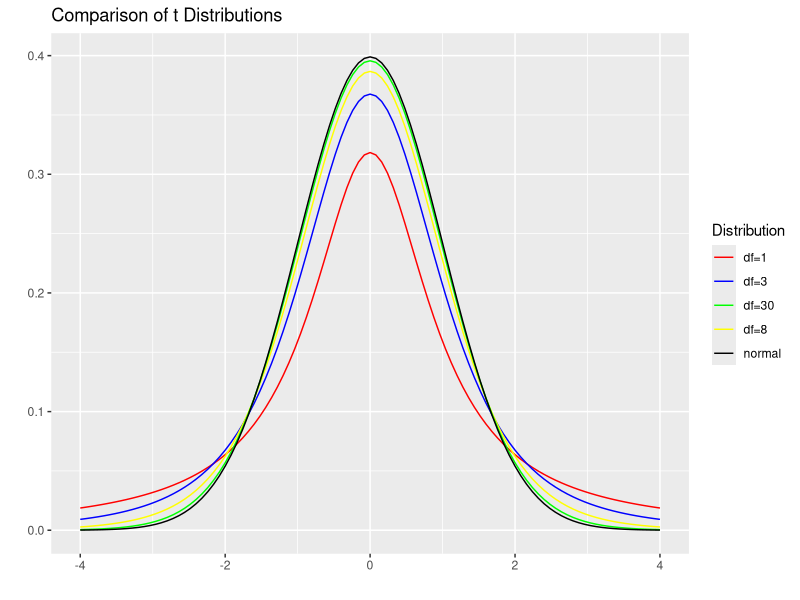
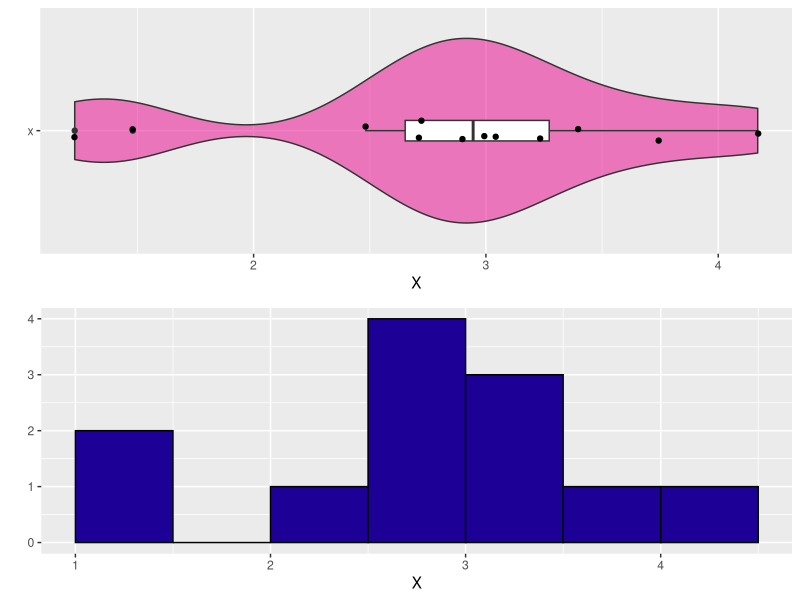
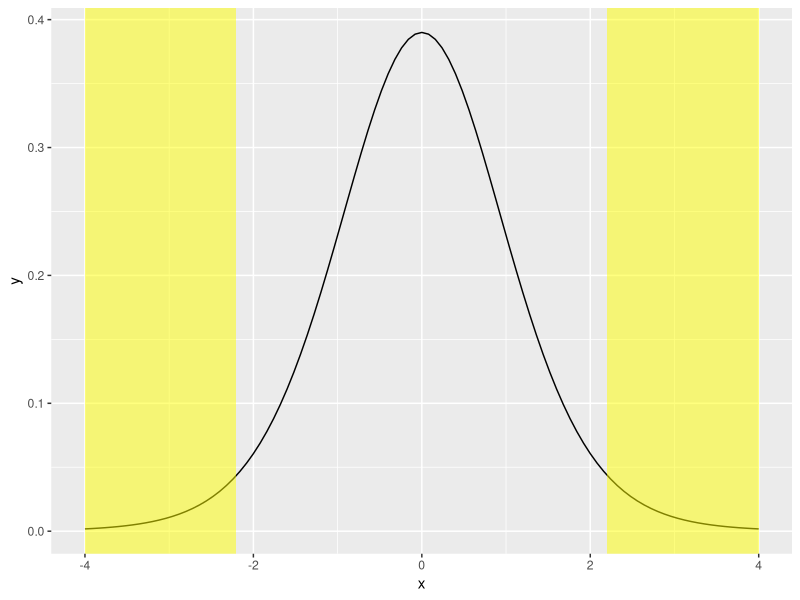
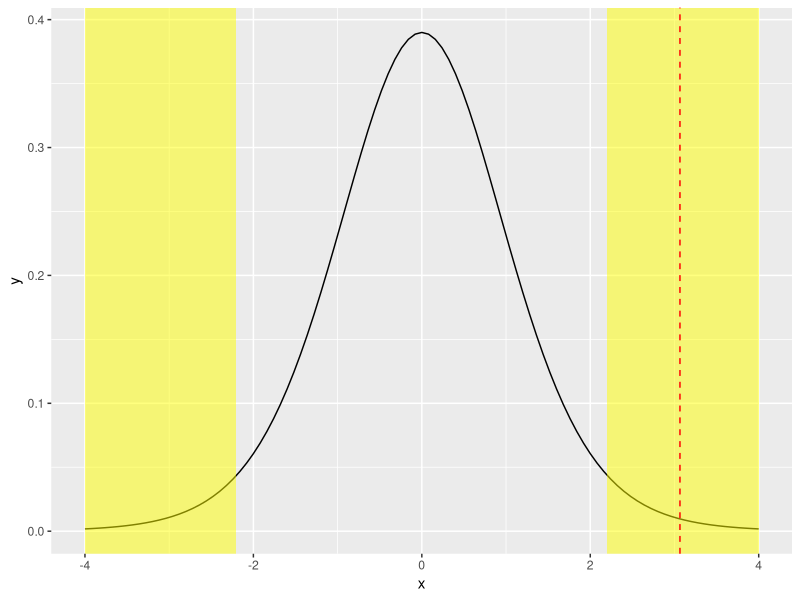
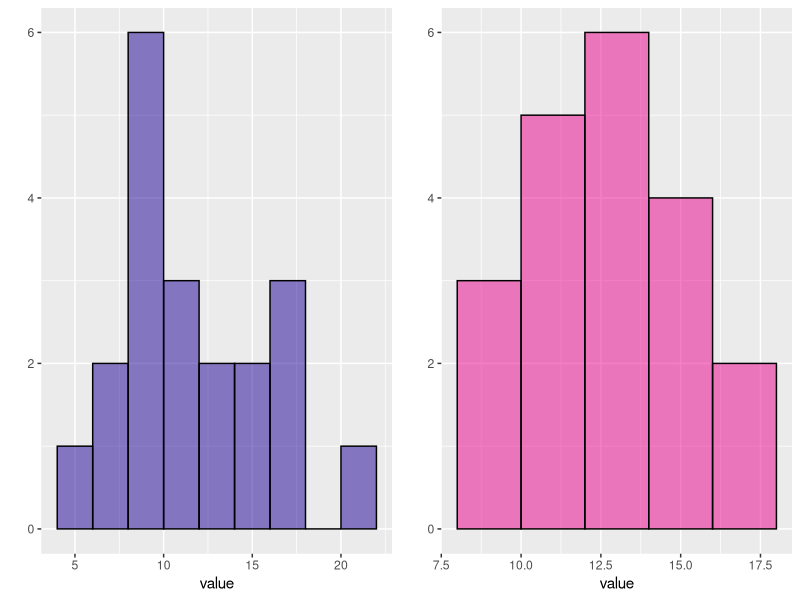
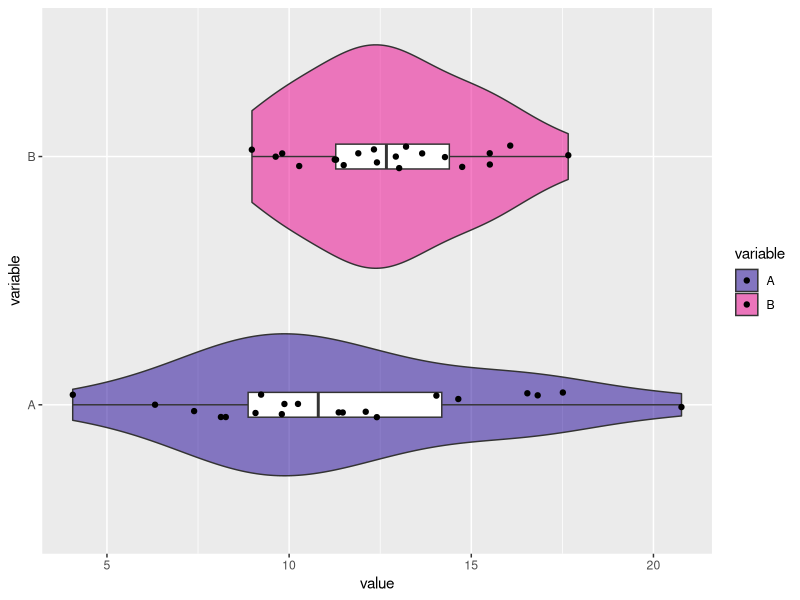
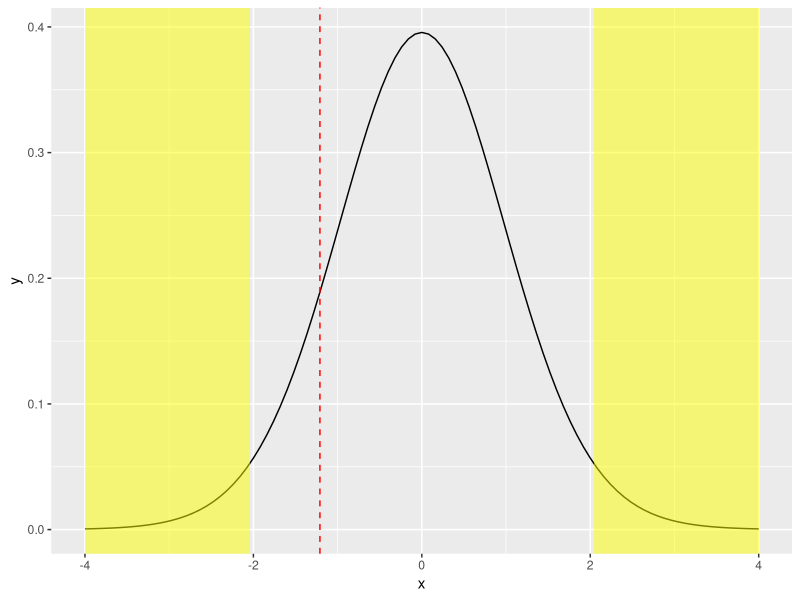
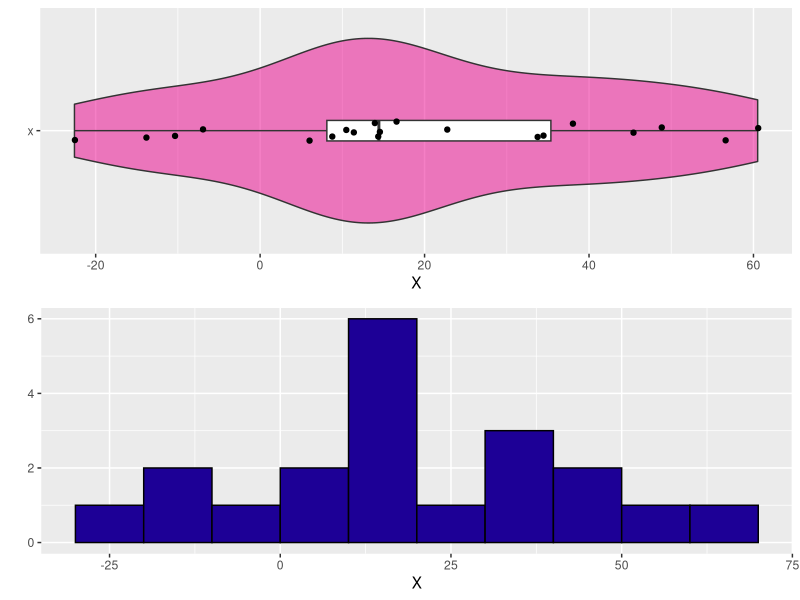

R code for these plots, in order:
## ---- chunk 1
knitr::opts_chunk$set(comment = NA,echo=FALSE,message=FALSE,warning = FALSE)
## ---- chunk 2
library(ggplot2)
library(gridExtra)
ggplot(data.frame(x=c(-4,4)),aes(x,color="red")) + stat_function(fun=dt, args=list(df=1),aes(colour="df=1")) + 
  stat_function(fun=dt, args=list(df=3),aes(colour="df=3")) +
  stat_function(fun=dt, args=list(df=8),aes(colour="df=8")) +
  stat_function(fun=dt, args=list(df=30),aes(colour="df=30")) +
  stat_function(fun=dnorm, aes(colour="normal")) + 
  scale_color_manual(name="Distribution", values=c("red","blue","green","yellow","black")) +
  ggtitle("Comparison of t Distributions") + xlab("") + ylab("")
  
## ---- chunk 3
library(knitr)

failure <- data.frame(Month = month.name, "Monthly failure rate" = c(2.9,2.99,2.48,1.48,2.71,4.17,3.74,3.04,1.23,2.72,3.23,3.4))

kable(failure)
me <- round(mean(failure$Monthly.failure.rate),3)
sd <- round(sd(failure$Monthly.failure.rate),3)
## ---- chunk 4
df <- failure
df$X <- df$Monthly.failure.rate
df$tmp <- "x"

brx <- pretty(range(df$X), 
                    n = nclass.Sturges(df$X),min.n = 1)
      
      p2 <- ggplot(df, aes(x=X)) + geom_histogram(breaks=brx,colour="black", fill=rgb(29,0,150,maxColorValue=255)) + ylab("")
p1 <- ggplot(df, aes(x=tmp,y=X)) + xlab("") + geom_violin(fill=rgb(236,0,140,maxColorValue = 255),alpha=0.5) + geom_boxplot(fill="white",width=0.1) + geom_jitter(position = position_jitter(width = .05)) + coord_flip()
grid.arrange(p1,p2)
## ---- chunk 5
test <- t.test(failure$Monthly.failure.rate,mu=2.1)
stat <- round(test$statistic,3)
pval <- round(test$p.value,3)
degfree <- test$parameter
critvals <- c(qt(0.025, degfree),qt(0.975,degfree))
rect1 <- data.frame(xmin = -4,xmax = critvals[1], ymin=-Inf,ymax=Inf)
rect2 <- data.frame(xmin = critvals[2],xmax = 4, ymin=-Inf,ymax=Inf)
n <- nrow(failure)      
## ---- chunk 6
ggplot(data.frame(x=c(-4,4)),aes(x)) + stat_function(fun=dt, args=list(df=11)) +
geom_rect(data=rect1,aes(xmin=xmin, xmax=xmax, ymin=ymin, ymax=ymax),fill="yellow", alpha=0.5, inherit.aes = FALSE) + geom_rect(data=rect2,aes(xmin=xmin, xmax=xmax, ymin=ymin, ymax=ymax),fill="yellow", alpha=0.5, inherit.aes = FALSE)
## ---- chunk 7
ggplot(data.frame(x=c(-4,4)),aes(x)) + stat_function(fun=dt, args=list(df=11)) +
geom_rect(data=rect1,aes(xmin=xmin, xmax=xmax, ymin=ymin, ymax=ymax),fill="yellow", alpha=0.5, inherit.aes = FALSE) + geom_rect(data=rect2,aes(xmin=xmin, xmax=xmax, ymin=ymin, ymax=ymax),fill="yellow", alpha=0.5, inherit.aes = FALSE) + geom_vline(xintercept = stat,lty=2,col="red")


## ---- chunk 8
mice <- read.csv("Manual/Independent two-sample t-test.csv")
df <- mice
df$variable <- df$Breed
df$value <- df$Weight
dl <- split(df,df$variable)
df1 <- dl[[1]]
df2 <- dl[[2]]

brx <- pretty(range(df1$value), 
n = nclass.Sturges(df1$value),min.n = 1)

p1 <- ggplot(df1, aes(x=value)) + geom_histogram(breaks=brx,colour="black", fill=rgb(29,0,150,maxColorValue=255),alpha=0.5) + ylab("") 
brx <- pretty(range(df2$value), 
              n = nclass.Sturges(df2$value),min.n = 1)

p2 <- ggplot(df2, aes(x=value)) + geom_histogram(breaks=brx,colour="black", fill=rgb(236,0,140,maxColorValue=255),alpha=0.5) + ylab("") 
p <- grid.arrange(p1,p2,ncol=2)
p

## ---- chunk 9
p <- ggplot(df, aes(x = variable,y=value,fill=variable)) + geom_violin(alpha=0.5) + geom_boxplot(fill="white",width=0.1) + geom_jitter(position = position_jitter(width = .05)) + coord_flip() + scale_fill_manual(values=c(rgb(29,0,150,maxColorValue=255), rgb(236,0,140,maxColorValue=255)))
p
test <- t.test(Weight~Breed,data=mice,var.equal = FALSE)
tsat <-round(test$statistic,2)
degfree <- round(test$parameter,2)
pval <- round(test$p.value,2)
critvals <- c(qt(0.025, degfree),qt(0.975,degfree))
rect1 <- data.frame(xmin = -4,xmax = critvals[1], ymin=-Inf,ymax=Inf)
rect2 <- data.frame(xmin = critvals[2],xmax = 4, ymin=-Inf,ymax=Inf)
## ---- chunk 10
ggplot(data.frame(x=c(-4,4)),aes(x)) + stat_function(fun=dt, args=list(df=degfree)) +
geom_rect(data=rect1,aes(xmin=xmin, xmax=xmax, ymin=ymin, ymax=ymax),fill="yellow", alpha=0.5, inherit.aes = FALSE) + geom_rect(data=rect2,aes(xmin=xmin, xmax=xmax, ymin=ymin, ymax=ymax),fill="yellow", alpha=0.5, inherit.aes = FALSE) + geom_vline(xintercept = tsat,lty=2,col="red")

## ---- chunk 11
df <- read.csv("Manual/Paired two-sample t-test.csv")

df$X <- df$A - df$B
df$tmp <- "x"

brx <- pretty(range(df$X), 
                    n = nclass.Sturges(df$X),min.n = 1)
      
      p2 <- ggplot(df, aes(x=X)) + geom_histogram(breaks=brx,colour="black", fill=rgb(29,0,150,maxColorValue=255)) + ylab("")
p1 <- ggplot(df, aes(x=tmp,y=X)) + xlab("") + geom_violin(fill=rgb(236,0,140,maxColorValue = 255),alpha=0.5) + geom_boxplot(fill="white",width=0.1) + geom_jitter(position = position_jitter(width = .05)) + coord_flip()
grid.arrange(p1,p2)

test <- t.test(df$X)
stat <- round(test$statistic,2)
degfree <- round(test$parameter,2)
pval <- round(test$p.value,3)
critvals <- c(qt(0.025, degfree),qt(0.975,degfree))
rect1 <- data.frame(xmin = -4,xmax = critvals[1], ymin=-Inf,ymax=Inf)
rect2 <- data.frame(xmin = critvals[2],xmax = 4, ymin=-Inf,ymax=Inf)
## ---- chunk 12
ggplot(data.frame(x=c(-4,4)),aes(x)) + stat_function(fun=dt, args=list(df=degfree)) +
geom_rect(data=rect1,aes(xmin=xmin, xmax=xmax, ymin=ymin, ymax=ymax),fill="yellow", alpha=0.5, inherit.aes = FALSE) + geom_rect(data=rect2,aes(xmin=xmin, xmax=xmax, ymin=ymin, ymax=ymax),fill="yellow", alpha=0.5, inherit.aes = FALSE) + geom_vline(xintercept = stat,lty=2,col="red")
